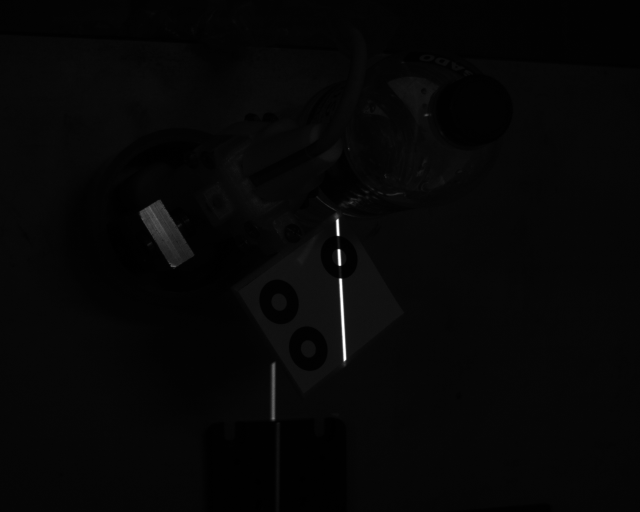
#> input picture data/L/left00.bmp, 1280 x 1024 px (shown at 1/2 size); its folder holds only this picture in this run
$ jupyter execute --allow-errors PointTransfer.ipynb   (shell and % lines are left out)
#> lines starting #> are read from the running program, lines starting #| are printed output that depends on the picture; after the words box and inside, x2 and y2 are one past the last pixel; in counts of white or black regions, pixels touching at a corner belong together
#> further down, imL is the input picture: shape (1024, 1280, 3); min 0, max 255, mean 6.2
### target.py
import re
import cv2
import itertools
import numpy as np


# [17 lines left out: function dst, not called in this run]


def detect(im, global_th=True, th_im=False):
    '''
    Function for detection of 3 concentric circle targets

    input:
        im: image where targets will be detected
        global_th: True if binarize image usign global thresholding with the
                    Otsu method. False if use (local) adaptive thresholding
        th_im: True if return thresholdized image with bounding boxes,
                False if not

    output:
        * image with drawn bounding boxes
        * 3 x 1 x 2 matrix with image coordinates of each target
        * True if detection succeeds and False if fail
    '''
#> called with global_th = True, th_im = False

    # Convert im to gray, binarize with adaptive threshold or global Otsu
    gray = cv2.cvtColor(im, cv2.COLOR_BGR2GRAY)

    if global_th:
        _,bw = cv2.threshold(gray,0,255,cv2.THRESH_BINARY+cv2.THRESH_OTSU)
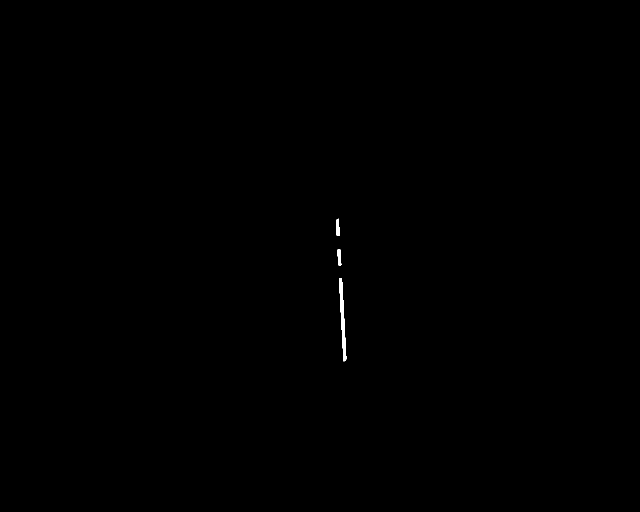
#> bw: shape (1024, 1280) (shown at 1/2 size); 0.11% white; 3 white regions, box (x1, y1, x2, y2) and area: (678, 557, 693, 723) 1027, (675, 498, 683, 532) 207, (672, 437, 679, 472) 202
    else:
        bw = cv2.adaptiveThreshold(gray,255,cv2.ADAPTIVE_THRESH_GAUSSIAN_C,
                                   cv2.THRESH_BINARY,61,20)


    # Create structuring element, apply morphological opening operation
    kernel = cv2.getStructuringElement(cv2.MORPH_ELLIPSE, (3,3))
    imo = cv2.morphologyEx(bw,cv2.MORPH_OPEN,kernel)
#> imo: shape (1024, 1280); 0.11% white; 3 white regions

    # Compute contours
    contours,_ = cv2.findContours(imo,cv2.RETR_TREE,
                                    cv2.CHAIN_APPROX_SIMPLE)
#> contours = 3 contours; box (x1, y1, x2, y2) and area: (678, 557, 693, 723) 856, (675, 498, 683, 532) 170, (672, 437, 679, 472) 164

    # Loop over the contours, approximate the contour with a reduced set of
    # points and save contour if meets certain conditions with its centroid
    # area and perimeter
    c = []
    conts = []
    areas = []
    perimeters = []
    for cnt in contours:
        # Compute perimeter and approximate contour
        perimeter = cv2.arcLength(cnt, True)
        approx = cv2.approxPolyDP(cnt, 0.01*perimeter, True)

        # Compute area
        area = cv2.contourArea(cnt)

        # Check if approximated contour is stored with its area, perimeter
        # and centroid
        if (len(approx) > 5) & (area > 100) & (area < 40000):
            conts.append(cnt)
            areas.append(area)
            perimeters.append(perimeter)

            M = cv2.moments(cnt)
            c.append([M['m10']/M['m00'],M['m01']/M['m00']])
#> this loop made 3 passes
#> (perimeter, area) on passes 2 to 3: (74.73, 169.5), (75.31, 164)
#> (perimeter, approx, area) on pass 1: (343.9, [[679, 557], [688, 722], [692, 712], [684, 564]], 856)
#> after the loop, areas = [169.5, 164]; c = [[678.2, 514.5], [675, 454.5]]; conts = 2 contours; box (x1, y1, x2, y2) and area: (675, 498, 683, 532) 170, (672, 437, 679, 472) 164; perimeters = [74.73, 75.31]

    # Convert lists to numpy arrays
    c = np.array(c)
    conts = np.array(conts)
    areas = np.array(areas)
    perimeters = np.array(perimeters)


    # As targets are concentric circles, both circles have the same coordinate
    # center, and distance between these centers should be zero
    d = np.array([])
    for i in range(len(c)-1):
        d = np.append(d,np.linalg.norm(c[i]-c[i+1]))

    # Take the first 5 contours with smaller neighboring centers distances,
    # which would be potential circles
    ind = np.argsort(d)[:5] # Index of smaller distances
    c = c[ind]
    circ = conts[ind] # Potential 5 contours to be circles
    areas = areas[ind]
    perimeters = perimeters[ind]


    # Evaluate circularity criteria. For a circle R = 1
    R = 4*np.pi*areas/perimeters**2

    # Adjust a circle in the contours and save the radius
    r = np.array([])
    for cnt  in circ:
        _, radius = cv2.minEnclosingCircle(cnt)
        r = np.append(r,radius)


    # To take the three circles between the five contours, area, circularity
    # and the adjusted radius in three of the five contours should have
    # approximately the same values.
    # Subtracting and dividing by the median in each feature measured and
    # adding them, the three smaller values are the three circles.
    v = abs(np.median(areas) - areas)/np.median(areas) + \
    abs(np.median(R) - R)/np.median(R) + abs(np.median(r) - r)/np.median(r)

    # Take the three smaller elements of v
    ind = np.argsort(v)[:3]
    c = c[ind] # Update centroids
    circ = circ[ind] # Update circle contours


    return c


# [33 lines left out: function match, not called in this run]

### fpp.py
from numba import jit
import numpy as np
import warnings
import cv2

# Ignore Numba warnings
warnings.filterwarnings('ignore')

def wrappedPhase(imgs_x, imgs_y, delta):
    sumIsin_x, sumIcos_x = 0, 0
    sumIsin_y, sumIcos_y = 0, 0
    for k, (nIx, nIy) in enumerate(zip(imgs_x, imgs_y)):
        Ix = cv2.imread(nIx, 0)
        sumIsin_x += Ix*np.sin(delta[k])
        sumIcos_x += Ix*np.cos(delta[k])

        Iy = cv2.imread(nIy, 0)
        sumIsin_y += Iy*np.sin(delta[k])
        sumIcos_y += Iy*np.cos(delta[k])

    phi_x = -np.arctan2(sumIsin_x, sumIcos_x)
    phi_y = -np.arctan2(sumIsin_y, sumIcos_y)

    return phi_x, phi_y

# [123 lines left out: functions seedPoint, spatialUnwrap, _8neighbors_unwrap, polyfit2D, polyval2D, not called in this run]

### PointTransfer.ipynb
# Point transfer in the third view using the trifocal tensor

In this example, we will find the corresponding point $\mathbf{x}_3$ in the third view based on the correspondences $\mathbf{x}_1 \leftrightarrow \mathbf{x}_2$ of the first and second view, using trilinear transfer with the trifocal tensor. As example, we will use a three-view system of two cameras and a projector: a camera as the first view, the projector as the second view, and another camera as the third view. A dataset of vertical and horizontal patterns projected onto a target of three circles will be used to estimate the circle centers coordinates in the third view.

We will first read our dataset, then we will detect circles' centers in both cameras with a center detector algorithm and in the projector using the projected patterns and the absolute phase. Finally, we will estimate in the third view the center coordinates with the trifocal tensor to compare it with the obtained by center detection in the image (ground truth). Then, let's obtain a list of the file name of images from both cameras with the projected patterns.

[cell 1]
import glob
import os

# Root path of dataset
root = os.path.relpath('data/')

# List of file names of input images
imagesL = glob.glob(os.path.join(root,'L','*'))
imagesR = glob.glob(os.path.join(root,'R','*'))

## Real center coordinates estimation

As a first step, we'll estimate the center coordinates of the circles in the left and right cameras. The last image of the lists `imagesL` and `imagesL` are a texture image (with white light projection). We'll use those images for the center detector algorithm. The `target.py` file contains the center detector in the `detect` function. It returns a $3 \times 2$ array, where each row is the ($x$, $y$) of the center.

[cell 2]
import cv2
import target

# Detect circle centers in left camera
imL = cv2.imread(imagesL[-1]) # The texture image is the last one in the list
#> (the rest of this cell did not finish here and is left out)

Now, we need to undistort the previously detected points, and for that, we need to read the stereo calibration parameters between the cameras:

[cell 3]
import numpy as np

# Load stereo calibration parameters
#> (the rest of this cell did not finish here and is left out)

We need also to match points between both views. With `target.match` we can rearrange the rows of one of the matrix in order that the first point matches with the first of the second matrix and so on.

#> (a cell that did not finish here is left out)

Plotting the texture images and the detected matched centers

[cell 5]
from matplotlib import pyplot as plt

fig, ax = plt.subplots(1,2,dpi=150)

# display left image
ax[0].imshow(imL), ax[0].axis('off')
# plot centers
#> (the rest of this cell did not finish here and is left out)
